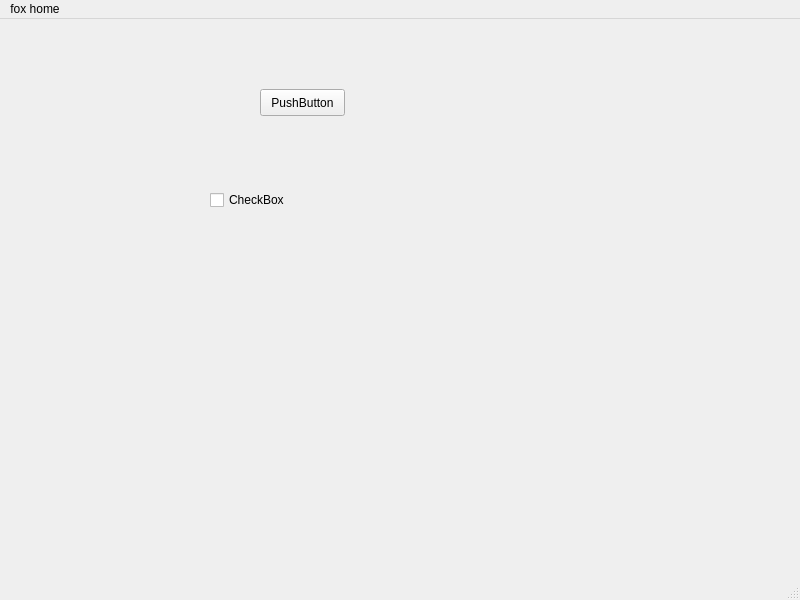
<?xml version="1.0" encoding="UTF-8"?>
<ui version="4.0">
 <class>MainWindow</class>
 <widget class="QMainWindow" name="MainWindow">
  <property name="geometry">
   <rect>
    <x>0</x>
    <y>0</y>
    <width>800</width>
    <height>600</height>
   </rect>
  </property>
  <property name="windowTitle">
   <string>MainWindow</string>
  </property>
  <widget class="QWidget" name="centralwidget">
   <widget class="QCheckBox" name="checkBox">
    <property name="geometry">
     <rect>
      <x>210</x>
      <y>170</y>
      <width>87</width>
      <height>22</height>
     </rect>
    </property>
    <property name="text">
     <string>CheckBox</string>
    </property>
   </widget>
   <widget class="QPushButton" name="pushButton">
    <property name="enabled">
     <bool>true</bool>
    </property>
    <property name="geometry">
     <rect>
      <x>260</x>
      <y>70</y>
      <width>85</width>
      <height>27</height>
     </rect>
    </property>
    <property name="text">
     <string>PushButton</string>
    </property>
   </widget>
  </widget>
  <widget class="QMenuBar" name="menubar">
   <property name="geometry">
    <rect>
     <x>0</x>
     <y>0</y>
     <width>800</width>
     <height>27</height>
    </rect>
   </property>
   <widget class="QMenu" name="menuFox_home">
    <property name="title">
     <string>fox home</string>
    </property>
    <addaction name="separator"/>
    <addaction name="separator"/>
    <addaction name="actionGogo"/>
   </widget>
   <addaction name="menuFox_home"/>
  </widget>
  <widget class="QStatusBar" name="statusbar"/>
  <action name="actionGogo">
   <property name="text">
    <string>gogo</string>
   </property>
  </action>
 </widget>
 <resources/>
 <connections/>
</ui>
